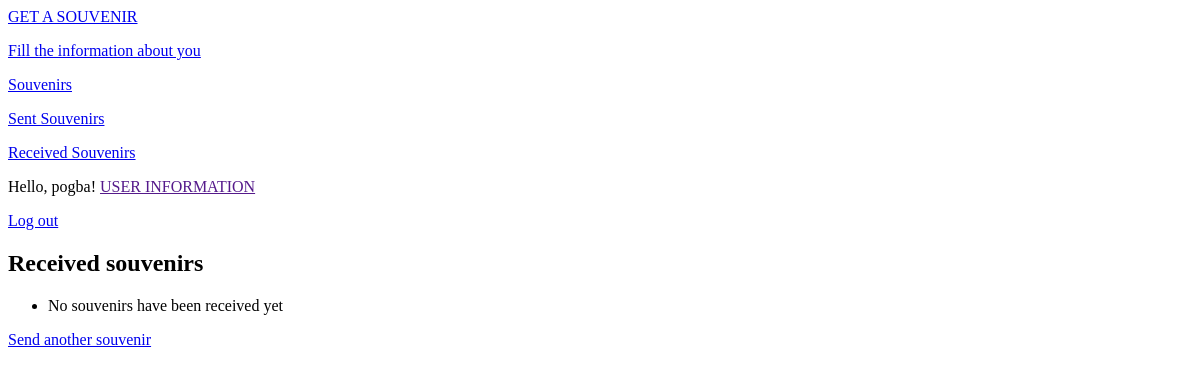
Page /receive_user_souvenirs/ (signed in) on the earlier database version.
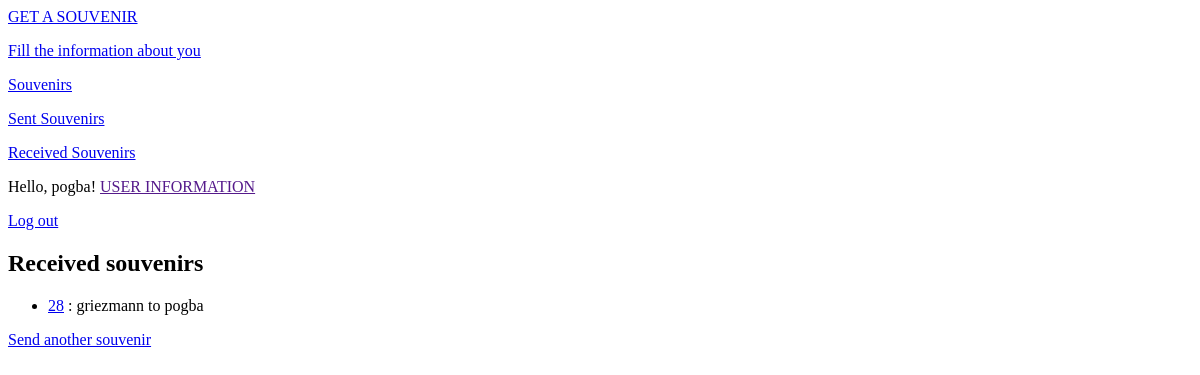
Same page on the later database version.
### souvenirs_app/models.py (models this page shows, shortened)
class Souvenir(models.Model):
    souvenir_id = models.AutoField(primary_key=True)
    slug = models.SlugField(max_length=30, unique=False, verbose_name='URL', null=True)
    send_user = models.ForeignKey(User, on_delete=models.CASCADE, related_name='send_user')
    send_date = models.DateField(auto_now_add=True)
    receive_user = models.ForeignKey(User, on_delete=models.CASCADE, related_name='receive_user')
    receive_date = models.DateField(auto_now=True)
    send_user_img = models.ImageField(upload_to='send/', default='no-photo.png', null=True, blank=True)
    receive_user_img = models.ImageField(upload_to='receive/', default='no-photo.png', null=True, blank=True)
    STATUS_CHOICES = (('TR', 'Travelling'), ('RCV', 'Received'))
    status = models.CharField(max_length=10, choices=STATUS_CHOICES, default='Travelling')
    class Meta:
        verbose_name = 'Souvenir'
        verbose_name_plural = 'Souvenirs'

### souvenirs_app/views.py (the view)
# urls.py: path('receive_user_souvenirs/', views.ReceiveUserSouvenirsView.as_view(), name='receive_user_souvenirs'),
class ReceiveUserSouvenirsView(LoginRequiredMixin, ListView):
    model = Souvenir
    template_name = 'souvenirs_app/receive_user_souvenirs.html'
    context_object_name = 'receive_user_souvenirs'
    def get_queryset(self):
        return Souvenir.objects.filter(receive_user=self.request.user)

### souvenirs_app/templates/souvenirs_app/receive_user_souvenirs.html
{% extends 'souvenirs_app/base.html' %}
{% block content %}
    <h2>Received souvenirs</h2>
    <ul>
        {% for souvenir in receive_user_souvenirs %}
            <li><a href="{% url 'souvenirs_app:souvenir' souvenir.souvenir_id %}">{{ souvenir.souvenir_id }}</a> : {{ souvenir.send_user }} to {{ souvenir.receive_user }}</li>
        {% empty %}
            <li>No souvenirs have been received yet</li>
        {% endfor %}
    </ul>
    <a href="{% url 'souvenirs_app:new_souvenir' %}">Send another souvenir</a>
{% endblock content %}

Differences in the rows shown:
added Souvenir: souvenir_id "28", send_user "griezmann", receive_user "pogba"
Other differences:
text no longer shown: "No souvenirs have been received yet"
